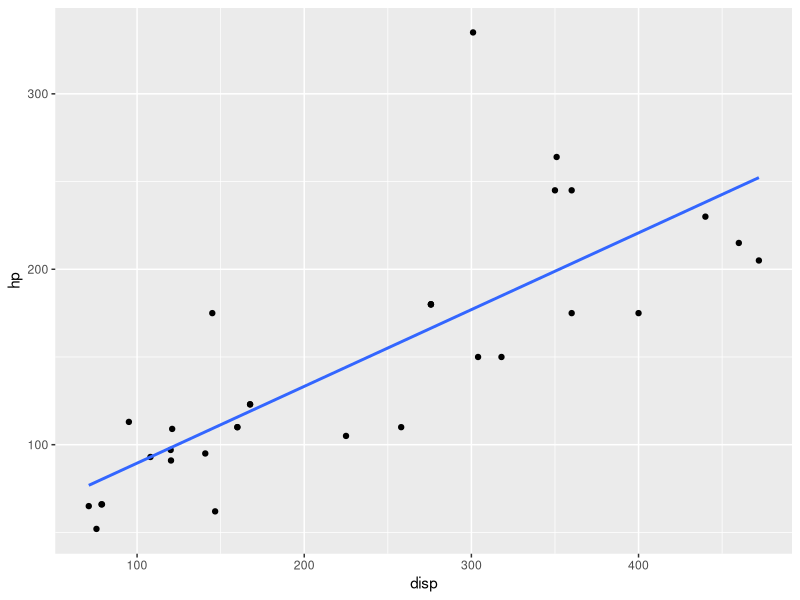
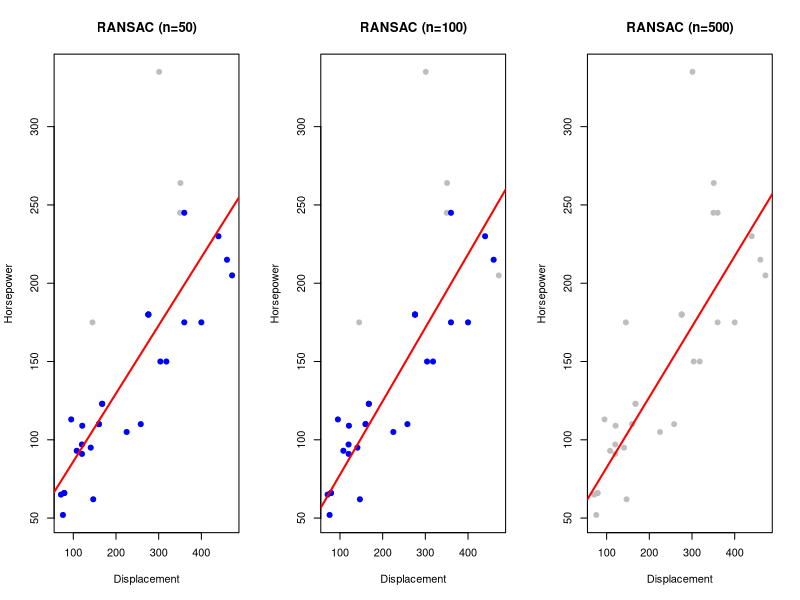

Reproduce these figures in R, in order.
## ---- chunk 1
library(datasets) 
library(ggplot2)
mtcars <- datasets::mtcars
mtcars

ggplot(data = mtcars, aes(x=disp, y=hp))+
  geom_point()+
  geom_smooth(method = "lm", se=FALSE)
## ---- chunk 2
RANSAC <- function(data, n, m, t) {
  # Input:
  # data: Data containing 'displacement' and 'horsepower' columns
  # n: Number of iterations
  # m: Minimum consensus set size
  # t: Maximum distance for a point to be considered an inlier (tolerance)
  
  best_model <- NULL
  best_inliers <- NULL
  max_inliers <- 0
  
  # Loop for 'n' iterations
  for (i in 1:n) {
    # Step 1: Randomly select m points to fit a model
    sample_indices <- sample(1:nrow(data), m)
    consensus_set <- data[sample_indices, ]
    
    # Step 2: Fit a linear model using the m points
    model <- lm(hp ~ disp, data = consensus_set)
    
    # Step 3: Calculate the residuals (errors) for all points in the dataset
    predictions <- predict(model, data)
    residuals <- abs(data$hp - predictions)
    
    # Step 4: Identify inliers based on the residual threshold 't'
    inliers <- data[residuals <= t, ]
    num_inliers <- nrow(inliers)
    
    # Step 5: Check if the current model is better than the best so far
    if (num_inliers > max_inliers) {
      best_model <- model
      best_inliers <- inliers
      max_inliers <- num_inliers
    }
  }
  
  # Step 6: Return the best model, inliers, and outliers
  outliers <- data[!rownames(data) %in% rownames(best_inliers), ]
   return(list(model = best_model, inliers = best_inliers, outliers = outliers))
}
## ---- chunk 3
# Calculate the 80th percentile of the residuals from the simple linear fit
linear_model <- lm(hp ~disp, data = mtcars)
residuals <- abs(residuals(linear_model))
t <- quantile(residuals, 0.8)

# Run RANSAC for different values of n, m, and t
set.seed(123)  # for reproducibility
results_50 <- RANSAC(mtcars, n = 50, m = 10, t = t)
results_100 <- RANSAC(mtcars, n = 100, m = 15, t = t)
results_500 <- RANSAC(mtcars, n = 500, m = 20, t = t)

# Plot the results: original data, inliers, and fitted lines
par(mfrow = c(1, 3))  # Display multiple plots in one window

# Plot for n = 50
plot(mtcars$disp, mtcars$hp, main = "RANSAC (n=50)", 
     xlab = "Displacement", ylab = "Horsepower", col = "gray", pch = 19)
points(results_50$inliers$disp, results_50$inliers$hp, col = "blue", pch = 19)
abline(results_50$model, col = "red", lwd = 2)

# Plot for n = 100
plot(mtcars$disp, mtcars$hp, main = "RANSAC (n=100)", 
     xlab = "Displacement", ylab = "Horsepower", col = "gray", pch = 19)
points(results_100$inliers$disp, results_100$inliers$hp, col = "blue", pch = 19)
abline(results_100$model, col = "red", lwd = 2)

# Plot for n = 500
plot(mtcars$disp, mtcars$hp, main = "RANSAC (n=500)", 
     xlab = "Displacement", ylab = "Horsepower", col = "gray", pch = 19)
points(results_500$inliers$displacement, results_500$inliers$horsepower, col = "blue", pch = 19)
abline(results_500$model, col = "red", lwd = 2)




